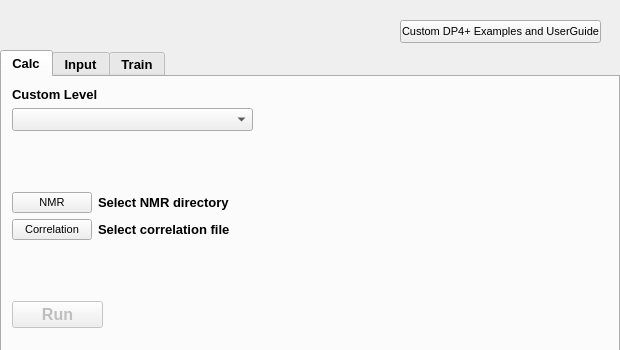
<?xml version="1.0" encoding="UTF-8"?>
<ui version="4.0">
 <class>Form</class>
 <widget class="QWidget" name="Form">
  <property name="geometry">
   <rect>
    <x>0</x>
    <y>0</y>
    <width>620</width>
    <height>350</height>
   </rect>
  </property>
  <property name="windowTitle">
   <string>Form</string>
  </property>
  <widget class="QPushButton" name="examp_UG">
   <property name="geometry">
    <rect>
     <x>400</x>
     <y>20</y>
     <width>201</width>
     <height>23</height>
    </rect>
   </property>
   <property name="font">
    <font>
     <pointsize>8</pointsize>
     <weight>50</weight>
     <italic>false</italic>
     <bold>false</bold>
     <kerning>true</kerning>
    </font>
   </property>
   <property name="text">
    <string>Custom DP4+ Examples and UserGuide</string>
   </property>
  </widget>
  <widget class="QTabWidget" name="tabCustom">
   <property name="geometry">
    <rect>
     <x>0</x>
     <y>50</y>
     <width>620</width>
     <height>310</height>
    </rect>
   </property>
   <property name="font">
    <font>
     <pointsize>10</pointsize>
     <weight>75</weight>
     <bold>true</bold>
    </font>
   </property>
   <property name="currentIndex">
    <number>0</number>
   </property>
   <property name="documentMode">
    <bool>false</bool>
   </property>
   <property name="tabsClosable">
    <bool>false</bool>
   </property>
   <property name="movable">
    <bool>false</bool>
   </property>
   <property name="tabBarAutoHide">
    <bool>false</bool>
   </property>
   <widget class="QWidget" name="tab">
    <attribute name="title">
     <string>Calc</string>
    </attribute>
    <widget class="QWidget" name="layoutWidget_2">
     <property name="geometry">
      <rect>
       <x>10</x>
       <y>10</y>
       <width>581</width>
       <height>241</height>
      </rect>
     </property>
     <layout class="QVBoxLayout" name="verticalLayout_5">
      <item>
       <layout class="QGridLayout" name="gridLayout_3">
        <item row="1" column="0">
         <widget class="QComboBox" name="thelev_calc">
          <property name="enabled">
           <bool>true</bool>
          </property>
          <property name="minimumSize">
           <size>
            <width>241</width>
            <height>0</height>
           </size>
          </property>
          <property name="maximumSize">
           <size>
            <width>241</width>
            <height>16777215</height>
           </size>
          </property>
         </widget>
        </item>
        <item row="0" column="0">
         <widget class="QLabel" name="label_48">
          <property name="text">
           <string>Custom Level</string>
          </property>
         </widget>
        </item>
        <item row="1" column="1">
         <spacer name="horizontalSpacer_3">
          <property name="orientation">
           <enum>Qt::Horizontal</enum>
          </property>
          <property name="sizeHint" stdset="0">
           <size>
            <width>40</width>
            <height>20</height>
           </size>
          </property>
         </spacer>
        </item>
       </layout>
      </item>
      <item>
       <spacer name="verticalSpacer">
        <property name="orientation">
         <enum>Qt::Vertical</enum>
        </property>
        <property name="sizeHint" stdset="0">
         <size>
          <width>20</width>
          <height>40</height>
         </size>
        </property>
       </spacer>
      </item>
      <item>
       <layout class="QFormLayout" name="formLayout_3">
        <item row="0" column="0">
         <widget class="QPushButton" name="dir_calc">
          <property name="font">
           <font>
            <pointsize>8</pointsize>
            <weight>50</weight>
            <italic>false</italic>
            <bold>false</bold>
            <kerning>true</kerning>
           </font>
          </property>
          <property name="text">
           <string>NMR</string>
          </property>
          <property name="autoDefault">
           <bool>false</bool>
          </property>
          <property name="flat">
           <bool>false</bool>
          </property>
         </widget>
        </item>
        <item row="0" column="1">
         <widget class="QLabel" name="dir_lab_calc">
          <property name="font">
           <font>
            <pointsize>10</pointsize>
            <weight>75</weight>
            <bold>true</bold>
           </font>
          </property>
          <property name="text">
           <string>Select NMR directory</string>
          </property>
         </widget>
        </item>
        <item row="1" column="0">
         <widget class="QPushButton" name="xls_calc">
          <property name="font">
           <font>
            <pointsize>8</pointsize>
            <weight>50</weight>
            <italic>false</italic>
            <bold>false</bold>
            <kerning>true</kerning>
           </font>
          </property>
          <property name="text">
           <string>Correlation</string>
          </property>
         </widget>
        </item>
        <item row="1" column="1">
         <widget class="QLabel" name="xls_lab_calc">
          <property name="text">
           <string>Select correlation file</string>
          </property>
         </widget>
        </item>
       </layout>
      </item>
      <item>
       <spacer name="verticalSpacer_2">
        <property name="orientation">
         <enum>Qt::Vertical</enum>
        </property>
        <property name="sizeHint" stdset="0">
         <size>
          <width>20</width>
          <height>40</height>
         </size>
        </property>
       </spacer>
      </item>
      <item>
       <widget class="QPushButton" name="run_calc">
        <property name="enabled">
         <bool>false</bool>
        </property>
        <property name="maximumSize">
         <size>
          <width>91</width>
          <height>27</height>
         </size>
        </property>
        <property name="font">
         <font>
          <pointsize>12</pointsize>
          <weight>75</weight>
          <italic>false</italic>
          <bold>true</bold>
          <kerning>true</kerning>
         </font>
        </property>
        <property name="text">
         <string>Run</string>
        </property>
       </widget>
      </item>
     </layout>
    </widget>
   </widget>
   <widget class="QWidget" name="tab_2">
    <attribute name="title">
     <string>Input</string>
    </attribute>
    <widget class="QWidget" name="gridLayoutWidget">
     <property name="geometry">
      <rect>
       <x>200</x>
       <y>70</y>
       <width>331</width>
       <height>191</height>
      </rect>
     </property>
     <layout class="QGridLayout" name="gridLayout_5">
      <item row="5" column="0">
       <widget class="QLabel" name="label_45">
        <property name="text">
         <string>H sp2</string>
        </property>
        <property name="alignment">
         <set>Qt::AlignCenter</set>
        </property>
       </widget>
      </item>
      <item row="4" column="1">
       <widget class="QDoubleSpinBox" name="n_Hsca">
        <property name="font">
         <font>
          <pointsize>10</pointsize>
          <weight>50</weight>
          <italic>false</italic>
          <bold>false</bold>
          <kerning>true</kerning>
         </font>
        </property>
        <property name="alignment">
         <set>Qt::AlignCenter</set>
        </property>
        <property name="buttonSymbols">
         <enum>QAbstractSpinBox::NoButtons</enum>
        </property>
        <property name="correctionMode">
         <enum>QAbstractSpinBox::CorrectToPreviousValue</enum>
        </property>
        <property name="showGroupSeparator" stdset="0">
         <bool>false</bool>
        </property>
        <property name="prefix">
         <string/>
        </property>
        <property name="decimals">
         <number>3</number>
        </property>
        <property name="minimum">
         <double>-1000.000000000000000</double>
        </property>
        <property name="maximum">
         <double>1000.000000000000000</double>
        </property>
       </widget>
      </item>
      <item row="1" column="2">
       <widget class="QLabel" name="label_41">
        <property name="font">
         <font>
          <pointsize>10</pointsize>
          <weight>50</weight>
          <italic>false</italic>
          <bold>false</bold>
          <kerning>true</kerning>
         </font>
        </property>
        <property name="text">
         <string>0,00</string>
        </property>
        <property name="alignment">
         <set>Qt::AlignCenter</set>
        </property>
       </widget>
      </item>
      <item row="6" column="2">
       <widget class="QDoubleSpinBox" name="m_Hsp3">
        <property name="font">
         <font>
          <pointsize>10</pointsize>
          <weight>50</weight>
          <italic>false</italic>
          <bold>false</bold>
          <kerning>true</kerning>
         </font>
        </property>
        <property name="alignment">
         <set>Qt::AlignCenter</set>
        </property>
        <property name="buttonSymbols">
         <enum>QAbstractSpinBox::NoButtons</enum>
        </property>
        <property name="correctionMode">
         <enum>QAbstractSpinBox::CorrectToPreviousValue</enum>
        </property>
        <property name="showGroupSeparator" stdset="0">
         <bool>false</bool>
        </property>
        <property name="prefix">
         <string/>
        </property>
        <property name="decimals">
         <number>3</number>
        </property>
        <property name="minimum">
         <double>-1000.000000000000000</double>
        </property>
        <property name="maximum">
         <double>1000.000000000000000</double>
        </property>
       </widget>
      </item>
      <item row="3" column="3">
       <widget class="QDoubleSpinBox" name="s_Csp3">
        <property name="font">
         <font>
          <pointsize>10</pointsize>
          <weight>50</weight>
          <italic>false</italic>
          <bold>false</bold>
          <kerning>true</kerning>
         </font>
        </property>
        <property name="alignment">
         <set>Qt::AlignCenter</set>
        </property>
        <property name="buttonSymbols">
         <enum>QAbstractSpinBox::NoButtons</enum>
        </property>
        <property name="correctionMode">
         <enum>QAbstractSpinBox::CorrectToPreviousValue</enum>
        </property>
        <property name="showGroupSeparator" stdset="0">
         <bool>false</bool>
        </property>
        <property name="prefix">
         <string/>
        </property>
        <property name="decimals">
         <number>3</number>
        </property>
        <property name="minimum">
         <double>-1000.000000000000000</double>
        </property>
        <property name="maximum">
         <double>1000.000000000000000</double>
        </property>
       </widget>
      </item>
      <item row="2" column="3">
       <widget class="QDoubleSpinBox" name="s_Csp2">
        <property name="font">
         <font>
          <pointsize>10</pointsize>
          <weight>50</weight>
          <italic>false</italic>
          <bold>false</bold>
          <kerning>true</kerning>
         </font>
        </property>
        <property name="alignment">
         <set>Qt::AlignCenter</set>
        </property>
        <property name="buttonSymbols">
         <enum>QAbstractSpinBox::NoButtons</enum>
        </property>
        <property name="correctionMode">
         <enum>QAbstractSpinBox::CorrectToPreviousValue</enum>
        </property>
        <property name="showGroupSeparator" stdset="0">
         <bool>false</bool>
        </property>
        <property name="prefix">
         <string/>
        </property>
        <property name="decimals">
         <number>3</number>
        </property>
        <property name="minimum">
         <double>-1000.000000000000000</double>
        </property>
        <property name="maximum">
         <double>1000.000000000000000</double>
        </property>
       </widget>
      </item>
      <item row="2" column="2">
       <widget class="QDoubleSpinBox" name="m_Csp2">
        <property name="font">
         <font>
          <pointsize>10</pointsize>
          <weight>50</weight>
          <italic>false</italic>
          <bold>false</bold>
          <kerning>true</kerning>
         </font>
        </property>
        <property name="alignment">
         <set>Qt::AlignCenter</set>
        </property>
        <property name="buttonSymbols">
         <enum>QAbstractSpinBox::NoButtons</enum>
        </property>
        <property name="correctionMode">
         <enum>QAbstractSpinBox::CorrectToPreviousValue</enum>
        </property>
        <property name="showGroupSeparator" stdset="0">
         <bool>false</bool>
        </property>
        <property name="prefix">
         <string/>
        </property>
        <property name="decimals">
         <number>3</number>
        </property>
        <property name="minimum">
         <double>-1000.000000000000000</double>
        </property>
        <property name="maximum">
         <double>1000.000000000000000</double>
        </property>
       </widget>
      </item>
      <item row="0" column="2">
       <widget class="QLabel" name="label_42">
        <property name="text">
         <string>μ</string>
        </property>
        <property name="alignment">
         <set>Qt::AlignCenter</set>
        </property>
       </widget>
      </item>
      <item row="4" column="0">
       <widget class="QLabel" name="label_40">
        <property name="text">
         <string>H sca</string>
        </property>
        <property name="alignment">
         <set>Qt::AlignCenter</set>
        </property>
       </widget>
      </item>
      <item row="4" column="3">
       <widget class="QDoubleSpinBox" name="s_Hsca">
        <property name="font">
         <font>
          <pointsize>10</pointsize>
          <weight>50</weight>
          <italic>false</italic>
          <bold>false</bold>
          <kerning>true</kerning>
         </font>
        </property>
        <property name="alignment">
         <set>Qt::AlignCenter</set>
        </property>
        <property name="buttonSymbols">
         <enum>QAbstractSpinBox::NoButtons</enum>
        </property>
        <property name="correctionMode">
         <enum>QAbstractSpinBox::CorrectToPreviousValue</enum>
        </property>
        <property name="showGroupSeparator" stdset="0">
         <bool>false</bool>
        </property>
        <property name="prefix">
         <string/>
        </property>
        <property name="decimals">
         <number>3</number>
        </property>
        <property name="minimum">
         <double>-1000.000000000000000</double>
        </property>
        <property name="maximum">
         <double>1000.000000000000000</double>
        </property>
       </widget>
      </item>
      <item row="2" column="0">
       <widget class="QLabel" name="label_32">
        <property name="text">
         <string>C sp2</string>
        </property>
        <property name="alignment">
         <set>Qt::AlignCenter</set>
        </property>
       </widget>
      </item>
      <item row="0" column="1">
       <widget class="QLabel" name="label_44">
        <property name="font">
         <font>
          <pointsize>10</pointsize>
          <weight>75</weight>
          <italic>false</italic>
          <bold>true</bold>
          <kerning>true</kerning>
         </font>
        </property>
        <property name="text">
         <string>ν</string>
        </property>
        <property name="alignment">
         <set>Qt::AlignCenter</set>
        </property>
       </widget>
      </item>
      <item row="3" column="0">
       <widget class="QLabel" name="label_33">
        <property name="text">
         <string>C sp3</string>
        </property>
        <property name="alignment">
         <set>Qt::AlignCenter</set>
        </property>
       </widget>
      </item>
      <item row="6" column="1">
       <widget class="QDoubleSpinBox" name="n_Hsp3">
        <property name="font">
         <font>
          <pointsize>10</pointsize>
          <weight>50</weight>
          <italic>false</italic>
          <bold>false</bold>
          <kerning>true</kerning>
         </font>
        </property>
        <property name="alignment">
         <set>Qt::AlignCenter</set>
        </property>
        <property name="buttonSymbols">
         <enum>QAbstractSpinBox::NoButtons</enum>
        </property>
        <property name="correctionMode">
         <enum>QAbstractSpinBox::CorrectToPreviousValue</enum>
        </property>
        <property name="showGroupSeparator" stdset="0">
         <bool>false</bool>
        </property>
        <property name="prefix">
         <string/>
        </property>
        <property name="decimals">
         <number>3</number>
        </property>
        <property name="minimum">
         <double>-1000.000000000000000</double>
        </property>
        <property name="maximum">
         <double>1000.000000000000000</double>
        </property>
       </widget>
      </item>
      <item row="5" column="1">
       <widget class="QDoubleSpinBox" name="n_Hsp2">
        <property name="font">
         <font>
          <pointsize>10</pointsize>
          <weight>50</weight>
          <italic>false</italic>
          <bold>false</bold>
          <kerning>true</kerning>
         </font>
        </property>
        <property name="alignment">
         <set>Qt::AlignCenter</set>
        </property>
        <property name="buttonSymbols">
         <enum>QAbstractSpinBox::NoButtons</enum>
        </property>
        <property name="correctionMode">
         <enum>QAbstractSpinBox::CorrectToPreviousValue</enum>
        </property>
        <property name="showGroupSeparator" stdset="0">
         <bool>false</bool>
        </property>
        <property name="prefix">
         <string/>
        </property>
        <property name="decimals">
         <number>3</number>
        </property>
        <property name="minimum">
         <double>-1000.000000000000000</double>
        </property>
        <property name="maximum">
         <double>1000.000000000000000</double>
        </property>
       </widget>
      </item>
      <item row="2" column="1">
       <widget class="QDoubleSpinBox" name="n_Csp2">
        <property name="font">
         <font>
          <pointsize>10</pointsize>
          <weight>50</weight>
          <italic>false</italic>
          <bold>false</bold>
          <kerning>true</kerning>
         </font>
        </property>
        <property name="alignment">
         <set>Qt::AlignCenter</set>
        </property>
        <property name="buttonSymbols">
         <enum>QAbstractSpinBox::NoButtons</enum>
        </property>
        <property name="correctionMode">
         <enum>QAbstractSpinBox::CorrectToPreviousValue</enum>
        </property>
        <property name="showGroupSeparator" stdset="0">
         <bool>false</bool>
        </property>
        <property name="prefix">
         <string/>
        </property>
        <property name="decimals">
         <number>3</number>
        </property>
        <property name="minimum">
         <double>-1000.000000000000000</double>
        </property>
        <property name="maximum">
         <double>1000.000000000000000</double>
        </property>
       </widget>
      </item>
      <item row="6" column="0">
       <widget class="QLabel" name="label_46">
        <property name="text">
         <string>H sp3</string>
        </property>
        <property name="alignment">
         <set>Qt::AlignCenter</set>
        </property>
       </widget>
      </item>
      <item row="5" column="2">
       <widget class="QDoubleSpinBox" name="m_Hsp2">
        <property name="font">
         <font>
          <pointsize>10</pointsize>
          <weight>50</weight>
          <italic>false</italic>
          <bold>false</bold>
          <kerning>true</kerning>
         </font>
        </property>
        <property name="alignment">
         <set>Qt::AlignCenter</set>
        </property>
        <property name="buttonSymbols">
         <enum>QAbstractSpinBox::NoButtons</enum>
        </property>
        <property name="correctionMode">
         <enum>QAbstractSpinBox::CorrectToPreviousValue</enum>
        </property>
        <property name="showGroupSeparator" stdset="0">
         <bool>false</bool>
        </property>
        <property name="prefix">
         <string/>
        </property>
        <property name="decimals">
         <number>3</number>
        </property>
        <property name="minimum">
         <double>-1000.000000000000000</double>
        </property>
        <property name="maximum">
         <double>1000.000000000000000</double>
        </property>
       </widget>
      </item>
      <item row="1" column="0">
       <widget class="QLabel" name="label_2">
        <property name="text">
         <string>C sca</string>
        </property>
        <property name="alignment">
         <set>Qt::AlignCenter</set>
        </property>
       </widget>
      </item>
      <item row="1" column="1">
       <widget class="QDoubleSpinBox" name="n_Csca">
        <property name="font">
         <font>
          <pointsize>10</pointsize>
          <weight>50</weight>
          <italic>false</italic>
          <bold>false</bold>
          <kerning>true</kerning>
         </font>
        </property>
        <property name="alignment">
         <set>Qt::AlignCenter</set>
        </property>
        <property name="buttonSymbols">
         <enum>QAbstractSpinBox::NoButtons</enum>
        </property>
        <property name="correctionMode">
         <enum>QAbstractSpinBox::CorrectToPreviousValue</enum>
        </property>
        <property name="showGroupSeparator" stdset="0">
         <bool>false</bool>
        </property>
        <property name="prefix">
         <string/>
        </property>
        <property name="decimals">
         <number>3</number>
        </property>
        <property name="minimum">
         <double>-1000.000000000000000</double>
        </property>
        <property name="maximum">
         <double>1000.000000000000000</double>
        </property>
       </widget>
      </item>
      <item row="3" column="2">
       <widget class="QDoubleSpinBox" name="m_Csp3">
        <property name="font">
         <font>
          <pointsize>10</pointsize>
          <weight>50</weight>
          <italic>false</italic>
          <bold>false</bold>
          <kerning>true</kerning>
         </font>
        </property>
        <property name="alignment">
         <set>Qt::AlignCenter</set>
        </property>
        <property name="buttonSymbols">
         <enum>QAbstractSpinBox::NoButtons</enum>
        </property>
        <property name="correctionMode">
         <enum>QAbstractSpinBox::CorrectToPreviousValue</enum>
        </property>
        <property name="showGroupSeparator" stdset="0">
         <bool>false</bool>
        </property>
        <property name="prefix">
         <string/>
        </property>
        <property name="decimals">
         <number>3</number>
        </property>
        <property name="minimum">
         <double>-1000.000000000000000</double>
        </property>
        <property name="maximum">
         <double>1000.000000000000000</double>
        </property>
       </widget>
      </item>
      <item row="0" column="3">
       <widget class="QLabel" name="label_43">
        <property name="text">
         <string>σ</string>
        </property>
        <property name="alignment">
         <set>Qt::AlignCenter</set>
        </property>
       </widget>
      </item>
      <item row="6" column="3">
       <widget class="QDoubleSpinBox" name="s_Hsp3">
        <property name="font">
         <font>
          <pointsize>10</pointsize>
          <weight>50</weight>
          <italic>false</italic>
          <bold>false</bold>
          <kerning>true</kerning>
         </font>
        </property>
        <property name="alignment">
         <set>Qt::AlignCenter</set>
        </property>
        <property name="buttonSymbols">
         <enum>QAbstractSpinBox::NoButtons</enum>
        </property>
        <property name="correctionMode">
         <enum>QAbstractSpinBox::CorrectToPreviousValue</enum>
        </property>
        <property name="showGroupSeparator" stdset="0">
         <bool>false</bool>
        </property>
        <property name="prefix">
         <string/>
        </property>
        <property name="decimals">
         <number>3</number>
        </property>
        <property name="minimum">
         <double>-1000.000000000000000</double>
        </property>
        <property name="maximum">
         <double>1000.000000000000000</double>
        </property>
       </widget>
      </item>
      <item row="1" column="3">
       <widget class="QDoubleSpinBox" name="s_Csca">
        <property name="font">
         <font>
          <pointsize>10</pointsize>
          <weight>50</weight>
          <italic>false</italic>
          <bold>false</bold>
          <kerning>true</kerning>
         </font>
        </property>
        <property name="alignment">
         <set>Qt::AlignCenter</set>
        </property>
        <property name="buttonSymbols">
         <enum>QAbstractSpinBox::NoButtons</enum>
        </property>
        <property name="correctionMode">
         <enum>QAbstractSpinBox::CorrectToPreviousValue</enum>
        </property>
        <property name="showGroupSeparator" stdset="0">
         <bool>false</bool>
        </property>
        <property name="prefix">
         <string/>
        </property>
        <property name="decimals">
         <number>3</number>
        </property>
        <property name="minimum">
         <double>-1000.000000000000000</double>
        </property>
        <property name="maximum">
         <double>1000.000000000000000</double>
        </property>
       </widget>
      </item>
      <item row="3" column="1">
       <widget class="QDoubleSpinBox" name="n_Csp3">
        <property name="font">
         <font>
          <pointsize>10</pointsize>
          <weight>50</weight>
          <italic>false</italic>
          <bold>false</bold>
          <kerning>true</kerning>
         </font>
        </property>
        <property name="alignment">
         <set>Qt::AlignCenter</set>
        </property>
        <property name="buttonSymbols">
         <enum>QAbstractSpinBox::NoButtons</enum>
        </property>
        <property name="correctionMode">
         <enum>QAbstractSpinBox::CorrectToPreviousValue</enum>
        </property>
        <property name="showGroupSeparator" stdset="0">
         <bool>false</bool>
        </property>
        <property name="prefix">
         <string/>
        </property>
        <property name="decimals">
         <number>3</number>
        </property>
        <property name="minimum">
         <double>-1000.000000000000000</double>
        </property>
        <property name="maximum">
         <double>1000.000000000000000</double>
        </property>
       </widget>
      </item>
      <item row="5" column="3">
       <widget class="QDoubleSpinBox" name="s_Hsp2">
        <property name="font">
         <font>
          <pointsize>10</pointsize>
          <weight>50</weight>
          <italic>false</italic>
          <bold>false</bold>
          <kerning>true</kerning>
         </font>
        </property>
        <property name="alignment">
         <set>Qt::AlignCenter</set>
        </property>
        <property name="buttonSymbols">
         <enum>QAbstractSpinBox::NoButtons</enum>
        </property>
        <property name="correctionMode">
         <enum>QAbstractSpinBox::CorrectToPreviousValue</enum>
        </property>
        <property name="showGroupSeparator" stdset="0">
         <bool>false</bool>
        </property>
        <property name="prefix">
         <string/>
        </property>
        <property name="decimals">
         <number>3</number>
        </property>
        <property name="minimum">
         <double>-1000.000000000000000</double>
        </property>
        <property name="maximum">
         <double>1000.000000000000000</double>
        </property>
       </widget>
      </item>
      <item row="4" column="2">
       <widget class="QLabel" name="label_49">
        <property name="font">
         <font>
          <pointsize>10</pointsize>
          <weight>50</weight>
          <italic>false</italic>
          <bold>false</bold>
          <kerning>true</kerning>
         </font>
        </property>
        <property name="text">
         <string>0,00</string>
        </property>
        <property name="alignment">
         <set>Qt::AlignCenter</set>
        </property>
       </widget>
      </item>
     </layout>
    </widget>
    <widget class="QLabel" name="label_47">
     <property name="geometry">
      <rect>
       <x>10</x>
       <y>11</y>
       <width>125</width>
       <height>16</height>
      </rect>
     </property>
     <property name="text">
      <string>Custom Level Name</string>
     </property>
    </widget>
    <widget class="QLineEdit" name="thelev_input">
     <property name="geometry">
      <rect>
       <x>10</x>
       <y>33</y>
       <width>241</width>
       <height>22</height>
      </rect>
     </property>
    </widget>
    <widget class="QWidget" name="layoutWidget_3">
     <property name="geometry">
      <rect>
       <x>10</x>
       <y>100</y>
       <width>131</width>
       <height>51</height>
      </rect>
     </property>
     <layout class="QGridLayout" name="gridLayout_4">
      <item row="0" column="0">
       <widget class="QLabel" name="label_11">
        <property name="maximumSize">
         <size>
          <width>16777215</width>
          <height>81</height>
         </size>
        </property>
        <property name="text">
         <string>C TMS:</string>
        </property>
        <property name="alignment">
         <set>Qt::AlignCenter</set>
        </property>
       </widget>
      </item>
      <item row="0" column="1">
       <widget class="QDoubleSpinBox" name="C_TMS">
        <property name="minimumSize">
         <size>
          <width>78</width>
          <height>21</height>
         </size>
        </property>
        <property name="maximumSize">
         <size>
          <width>78</width>
          <height>21</height>
         </size>
        </property>
        <property name="font">
         <font>
          <pointsize>10</pointsize>
          <weight>50</weight>
          <italic>false</italic>
          <bold>false</bold>
          <kerning>true</kerning>
         </font>
        </property>
        <property name="alignment">
         <set>Qt::AlignCenter</set>
        </property>
        <property name="buttonSymbols">
         <enum>QAbstractSpinBox::NoButtons</enum>
        </property>
        <property name="correctionMode">
         <enum>QAbstractSpinBox::CorrectToPreviousValue</enum>
        </property>
        <property name="showGroupSeparator" stdset="0">
         <bool>false</bool>
        </property>
        <property name="prefix">
         <string/>
        </property>
        <property name="decimals">
         <number>3</number>
        </property>
        <property name="minimum">
         <double>0.000000000000000</double>
        </property>
        <property name="maximum">
         <double>1000.000000000000000</double>
        </property>
        <property name="stepType">
         <enum>QAbstractSpinBox::DefaultStepType</enum>
        </property>
       </widget>
      </item>
      <item row="1" column="1">
       <widget class="QDoubleSpinBox" name="H_TMS">
        <property name="minimumSize">
         <size>
          <width>78</width>
          <height>21</height>
         </size>
        </property>
        <property name="maximumSize">
         <size>
          <width>78</width>
          <height>21</height>
         </size>
        </property>
        <property name="font">
         <font>
          <pointsize>10</pointsize>
          <weight>50</weight>
          <italic>false</italic>
          <bold>false</bold>
          <kerning>true</kerning>
         </font>
        </property>
        <property name="alignment">
         <set>Qt::AlignCenter</set>
        </property>
        <property name="buttonSymbols">
         <enum>QAbstractSpinBox::NoButtons</enum>
        </property>
        <property name="correctionMode">
         <enum>QAbstractSpinBox::CorrectToPreviousValue</enum>
        </property>
        <property name="showGroupSeparator" stdset="0">
         <bool>false</bool>
        </property>
        <property name="prefix">
         <string/>
        </property>
        <property name="decimals">
         <number>3</number>
        </property>
        <property name="minimum">
         <double>0.000000000000000</double>
        </property>
        <property name="maximum">
         <double>1000.000000000000000</double>
        </property>
       </widget>
      </item>
      <item row="1" column="0">
       <widget class="QLabel" name="label_34">
        <property name="maximumSize">
         <size>
          <width>16777215</width>
          <height>81</height>
         </size>
        </property>
        <property name="text">
         <string>H TMS</string>
        </property>
        <property name="alignment">
         <set>Qt::AlignCenter</set>
        </property>
       </widget>
      </item>
     </layout>
    </widget>
    <widget class="QPushButton" name="submit2">
     <property name="enabled">
      <bool>true</bool>
     </property>
     <property name="geometry">
      <rect>
       <x>10</x>
       <y>230</y>
       <width>91</width>
       <height>27</height>
      </rect>
     </property>
     <property name="minimumSize">
      <size>
       <width>91</width>
       <height>0</height>
      </size>
     </property>
     <property name="maximumSize">
      <size>
       <width>91</width>
       <height>27</height>
      </size>
     </property>
     <property name="font">
      <font>
       <pointsize>11</pointsize>
       <weight>75</weight>
       <bold>true</bold>
      </font>
     </property>
     <property name="text">
      <string>Submit</string>
     </property>
    </widget>
    <widget class="QPushButton" name="HeavyAtoms">
     <property name="geometry">
      <rect>
       <x>10</x>
       <y>160</y>
       <width>121</width>
       <height>23</height>
      </rect>
     </property>
     <property name="font">
      <font>
       <pointsize>8</pointsize>
       <weight>50</weight>
       <italic>false</italic>
       <bold>false</bold>
       <kerning>true</kerning>
      </font>
     </property>
     <property name="text">
      <string>+ Heavy Atoms Tensors</string>
     </property>
    </widget>
   </widget>
   <widget class="QWidget" name="tab_3">
    <attribute name="title">
     <string>Train</string>
    </attribute>
    <widget class="QWidget" name="layoutWidget">
     <property name="geometry">
      <rect>
       <x>11</x>
       <y>11</y>
       <width>581</width>
       <height>241</height>
      </rect>
     </property>
     <layout class="QVBoxLayout" name="verticalLayout">
      <item>
       <layout class="QVBoxLayout" name="verticalLayout_13">
        <item>
         <widget class="QLabel" name="label_35">
          <property name="text">
           <string>Custom Level Name</string>
          </property>
         </widget>
        </item>
        <item>
         <widget class="QLineEdit" name="thelev_train">
          <property name="minimumSize">
           <size>
            <width>241</width>
            <height>0</height>
           </size>
          </property>
          <property name="maximumSize">
           <size>
            <width>241</width>
            <height>16777215</height>
           </size>
          </property>
         </widget>
        </item>
       </layout>
      </item>
      <item>
       <spacer name="verticalSpacer_9">
        <property name="orientation">
         <enum>Qt::Vertical</enum>
        </property>
        <property name="sizeHint" stdset="0">
         <size>
          <width>20</width>
          <height>30</height>
         </size>
        </property>
       </spacer>
      </item>
      <item>
       <layout class="QFormLayout" name="formLayout_6">
        <item row="2" column="0">
         <widget class="QPushButton" name="dir_train">
          <property name="font">
           <font>
            <pointsize>8</pointsize>
            <weight>50</weight>
            <italic>false</italic>
            <bold>false</bold>
            <kerning>true</kerning>
           </font>
          </property>
          <property name="text">
           <string>Directory</string>
          </property>
          <property name="autoDefault">
           <bool>false</bool>
          </property>
          <property name="flat">
           <bool>false</bool>
          </property>
         </widget>
        </item>
        <item row="2" column="1">
         <widget class="QLabel" name="dir_lab_train">
          <property name="text">
           <string>Select NMR directory</string>
          </property>
         </widget>
        </item>
        <item row="3" column="0">
         <widget class="QPushButton" name="xls_train">
          <property name="enabled">
           <bool>false</bool>
          </property>
          <property name="font">
           <font>
            <pointsize>8</pointsize>
            <weight>50</weight>
            <italic>false</italic>
            <bold>false</bold>
            <kerning>true</kerning>
           </font>
          </property>
          <property name="text">
           <string>Excel</string>
          </property>
         </widget>
        </item>
        <item row="3" column="1">
         <widget class="QLabel" name="xls_lab_train">
          <property name="text">
           <string>Select correlation file</string>
          </property>
         </widget>
        </item>
        <item row="0" column="0">
         <widget class="QPushButton" name="download_files">
          <property name="font">
           <font>
            <pointsize>10</pointsize>
            <weight>75</weight>
            <italic>false</italic>
            <bold>true</bold>
            <kerning>true</kerning>
           </font>
          </property>
          <property name="text">
           <string>Dowload files ↓</string>
          </property>
          <property name="autoDefault">
           <bool>false</bool>
          </property>
          <property name="flat">
           <bool>false</bool>
          </property>
         </widget>
        </item>
        <item row="1" column="0">
         <spacer name="verticalSpacer_3">
          <property name="orientation">
           <enum>Qt::Vertical</enum>
          </property>
          <property name="sizeHint" stdset="0">
           <size>
            <width>20</width>
            <height>40</height>
           </size>
          </property>
         </spacer>
        </item>
       </layout>
      </item>
      <item>
       <spacer name="verticalSpacer_10">
        <property name="orientation">
         <enum>Qt::Vertical</enum>
        </property>
        <property name="sizeHint" stdset="0">
         <size>
          <width>20</width>
          <height>40</height>
         </size>
        </property>
       </spacer>
      </item>
      <item>
       <widget class="QPushButton" name="train_train">
        <property name="enabled">
         <bool>false</bool>
        </property>
        <property name="maximumSize">
         <size>
          <width>91</width>
          <height>27</height>
         </size>
        </property>
        <property name="font">
         <font>
          <pointsize>11</pointsize>
          <weight>75</weight>
          <italic>false</italic>
          <bold>true</bold>
          <kerning>true</kerning>
         </font>
        </property>
        <property name="text">
         <string>Train</string>
        </property>
       </widget>
      </item>
     </layout>
    </widget>
   </widget>
  </widget>
 </widget>
 <resources/>
 <connections/>
</ui>
